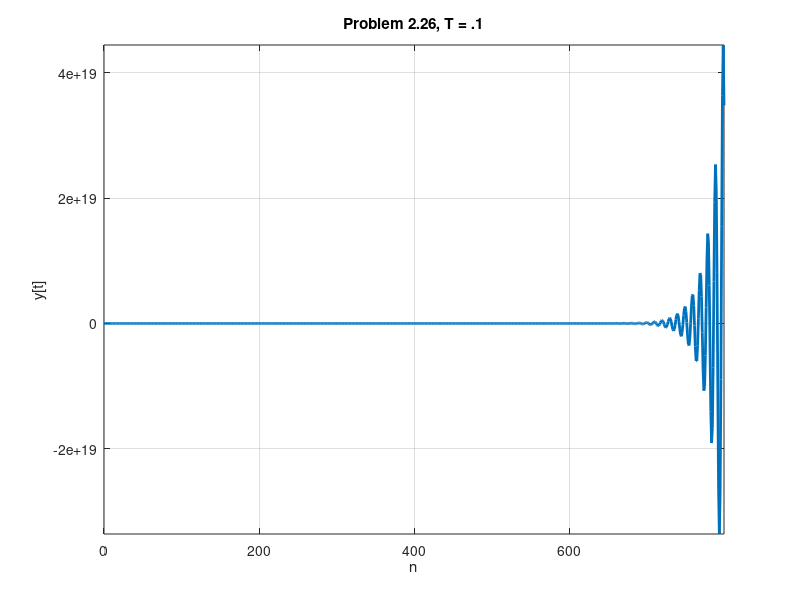

The MATLAB source for this figure:
%Copyright (c) 2016, Austin Chase Minor
%All rights reserved.
%
%Redistribution and use in source and binary forms, with or without
%modification, are permitted provided that the following conditions are met:
%1. Redistributions of source code must retain the above copyright
%   notice, this list of conditions and the following disclaimer.
%2. Redistributions in binary form must reproduce the above copyright
%   notice, this list of conditions and the following disclaimer in the
%   documentation and/or other materials provided with the distribution.
%3. All advertising materials mentioning features or use of this software
%   must display the following acknowledgement:
%   This product includes software developed by Austin Minor.
%4. Neither the name of Austin Minor nor the
%   names of its contributors may be used to endorse or promote products
%   derived from this software without specific prior written permission.%
%
%THIS SOFTWARE IS PROVIDED BY Austin Minor ''AS IS'' AND ANY
%EXPRESS OR IMPLIED WARRANTIES, INCLUDING, BUT NOT LIMITED TO, THE IMPLIED
%WARRANTIES OF MERCHANTABILITY AND FITNESS FOR A PARTICULAR PURPOSE ARE
%DISCLAIMED. IN NO EVENT SHALL Austin Minor BE LIABLE FOR ANY
%DIRECT, INDIRECT, INCIDENTAL, SPECIAL, EXEMPLARY, OR CONSEQUENTIAL DAMAGES
%(INCLUDING, BUT NOT LIMITED TO, PROCUREMENT OF SUBSTITUTE GOODS OR SERVICES;
%LOSS OF USE, DATA, OR PROFITS; OR BUSINESS INTERRUPTION) HOWEVER CAUSED AND
%ON ANY THEORY OF LIABILITY, WHETHER IN CONTRACT, STRICT LIABILITY, OR TORT
%(INCLUDING NEGLIGENCE OR OTHERWISE) ARISING IN ANY WAY OUT OF THE USE OF THIS
%SOFTWARE, EVEN IF ADVISED OF THE POSSIBILITY OF SUCH DAMAGE.
%
%Author: Austin Minor
%Version: 2/10/16
%
%T = .1

T = .1;
length = 80;
num_points = length/T;
n = 0:num_points - 1;
y = zeros(1, num_points);

%y(0)
y(1) = 1;
y(2) = 1;
for i = 3:num_points
  y(i) = y(i-1)*(2-3*T) + y(i-2)*(-1-T-2*T^2);
end

plot(n, y, 'linewidth', 2)
xlabel('n')
ylabel('y[t]')
title('Problem 2.26, T = .1')
axis([0 max(n) (min(y) - 10) (max(y) + 10)])
grid on